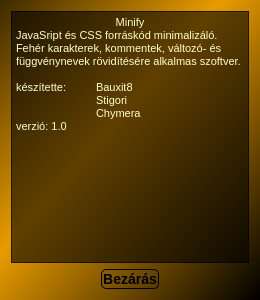
<?xml version="1.0" encoding="UTF-8"?>
<ui version="4.0">
 <class>InfoWindow</class>
 <widget class="QDialog" name="InfoWindow">
  <property name="geometry">
   <rect>
    <x>0</x>
    <y>0</y>
    <width>260</width>
    <height>300</height>
   </rect>
  </property>
  <property name="windowTitle">
   <string>Dialog</string>
  </property>
  <property name="styleSheet">
   <string notr="true">background-color: qlineargradient(spread:reflect, x1:0.428, y1:0.422, x2:1, y2:1, stop:0 rgba(232, 155, 0, 255), stop:1 rgba(0, 0, 0, 255));

</string>
  </property>
  <layout class="QVBoxLayout" name="verticalLayout">
   <item>
    <widget class="QTextBrowser" name="textBrowser">
     <property name="styleSheet">
      <string notr="true">color:rgb(255, 255, 205);
background-color: rgb(0, 0, 0, 150);
selection-background-color: rgba(255, 255, 255, 0);
selection-color: rgb(0, 255, 0);</string>
     </property>
     <property name="html">
      <string>&lt;!DOCTYPE HTML PUBLIC &quot;-//W3C//DTD HTML 4.0//EN&quot; &quot;http://www.w3.org/TR/REC-html40/strict.dtd&quot;&gt;
&lt;html&gt;&lt;head&gt;&lt;meta name=&quot;qrichtext&quot; content=&quot;1&quot; /&gt;&lt;style type=&quot;text/css&quot;&gt;
p, li { white-space: pre-wrap; }
&lt;/style&gt;&lt;/head&gt;&lt;body style=&quot; font-family:'MS Shell Dlg 2'; font-size:8.25pt; font-weight:400; font-style:normal;&quot;&gt;
&lt;p align=&quot;center&quot; style=&quot; margin-top:0px; margin-bottom:0px; margin-left:0px; margin-right:0px; -qt-block-indent:0; text-indent:0px;&quot;&gt;Minify&lt;/p&gt;
&lt;p style=&quot; margin-top:0px; margin-bottom:0px; margin-left:0px; margin-right:0px; -qt-block-indent:0; text-indent:0px;&quot;&gt;JavaSript és CSS forráskód minimalizáló. Fehér karakterek, kommentek, változó- és függvénynevek rövidítésére alkalmas szoftver.&lt;/p&gt;
&lt;p style=&quot;-qt-paragraph-type:empty; margin-top:0px; margin-bottom:0px; margin-left:0px; margin-right:0px; -qt-block-indent:0; text-indent:0px;&quot;&gt;&lt;br /&gt;&lt;/p&gt;
&lt;p style=&quot; margin-top:0px; margin-bottom:0px; margin-left:0px; margin-right:0px; -qt-block-indent:0; text-indent:0px;&quot;&gt;készítette: 	Bauxit8&lt;/p&gt;
&lt;p style=&quot; margin-top:0px; margin-bottom:0px; margin-left:0px; margin-right:0px; -qt-block-indent:0; text-indent:0px;&quot;&gt;	Stigori&lt;/p&gt;
&lt;p style=&quot; margin-top:0px; margin-bottom:0px; margin-left:0px; margin-right:0px; -qt-block-indent:0; text-indent:0px;&quot;&gt;	Chymera&lt;/p&gt;
&lt;p style=&quot; margin-top:0px; margin-bottom:0px; margin-left:0px; margin-right:0px; -qt-block-indent:0; text-indent:0px;&quot;&gt;verzió: 1.0&lt;/p&gt;&lt;/body&gt;&lt;/html&gt;</string>
     </property>
    </widget>
   </item>
   <item>
    <layout class="QHBoxLayout" name="horizontalLayout">
     <item>
      <spacer name="horizontalSpacer_2">
       <property name="orientation">
        <enum>Qt::Horizontal</enum>
       </property>
       <property name="sizeHint" stdset="0">
        <size>
         <width>40</width>
         <height>20</height>
        </size>
       </property>
      </spacer>
     </item>
     <item>
      <widget class="QPushButton" name="pushButton">
       <property name="styleSheet">
        <string notr="true">QPushButton
{
color: rgb(0, 0, 0);
background-color: rgb(255, 255, 205, 0);
border-style: outset;
border-width: 1px;
border-radius: 5px;
border-color: black;
font: bold 14px;
min-width: 5em;
padding: 1px;
font-family: MS UI Gothic;
}

QPushButton:hover
{
    background-color: qradialgradient(spread:reflect, cx:0.5, cy:0.5, radius:0.65, fx:0.5, fy:0.5, stop:0.446328 rgba(232, 155, 0, 255), stop:0.717514 rgba(0, 0, 0, 195));
   color: rgb(255,255,255);
    border-style: inset;
}

QPushButton:checked
{
	color: rgb(255, 255, 205);
    background-color: rgb(0, 0, 0, 150);
    border-style: inset;
border-color: rgb(255, 255, 205);
}</string>
       </property>
       <property name="text">
        <string>Bezárás</string>
       </property>
      </widget>
     </item>
     <item>
      <spacer name="horizontalSpacer">
       <property name="orientation">
        <enum>Qt::Horizontal</enum>
       </property>
       <property name="sizeHint" stdset="0">
        <size>
         <width>40</width>
         <height>20</height>
        </size>
       </property>
      </spacer>
     </item>
    </layout>
   </item>
  </layout>
 </widget>
 <resources/>
 <connections/>
</ui>
